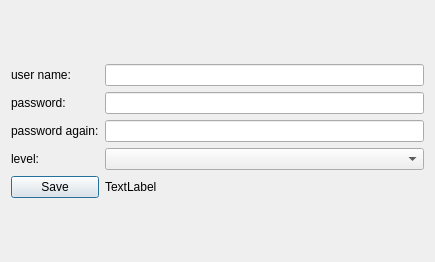
<?xml version="1.0" encoding="UTF-8"?>
<ui version="4.0">
 <class>Dialog</class>
 <widget class="QDialog" name="Dialog">
  <property name="geometry">
   <rect>
    <x>0</x>
    <y>0</y>
    <width>435</width>
    <height>262</height>
   </rect>
  </property>
  <property name="windowTitle">
   <string>Dialog</string>
  </property>
  <layout class="QGridLayout" name="gridLayout_2">
   <item row="0" column="0">
    <layout class="QGridLayout" name="gridLayout">
     <item row="0" column="0">
      <widget class="QLabel" name="label">
       <property name="text">
        <string>user name:</string>
       </property>
      </widget>
     </item>
     <item row="0" column="1">
      <widget class="QLineEdit" name="username"/>
     </item>
     <item row="1" column="0">
      <widget class="QLabel" name="label_2">
       <property name="text">
        <string>password:</string>
       </property>
      </widget>
     </item>
     <item row="2" column="1">
      <widget class="QLineEdit" name="passwordagain"/>
     </item>
     <item row="4" column="0">
      <widget class="QPushButton" name="save">
       <property name="text">
        <string>Save</string>
       </property>
      </widget>
     </item>
     <item row="3" column="0">
      <widget class="QLabel" name="label_4">
       <property name="text">
        <string>level:</string>
       </property>
      </widget>
     </item>
     <item row="2" column="0">
      <widget class="QLabel" name="label_3">
       <property name="text">
        <string>password again:</string>
       </property>
      </widget>
     </item>
     <item row="1" column="1">
      <widget class="QLineEdit" name="password"/>
     </item>
     <item row="3" column="1">
      <widget class="QComboBox" name="level">
       <property name="currentText">
        <string/>
       </property>
       <property name="currentIndex">
        <number>-1</number>
       </property>
      </widget>
     </item>
     <item row="4" column="1">
      <widget class="QLabel" name="msgtext">
       <property name="text">
        <string>TextLabel</string>
       </property>
      </widget>
     </item>
    </layout>
   </item>
  </layout>
 </widget>
 <resources/>
 <connections/>
</ui>
